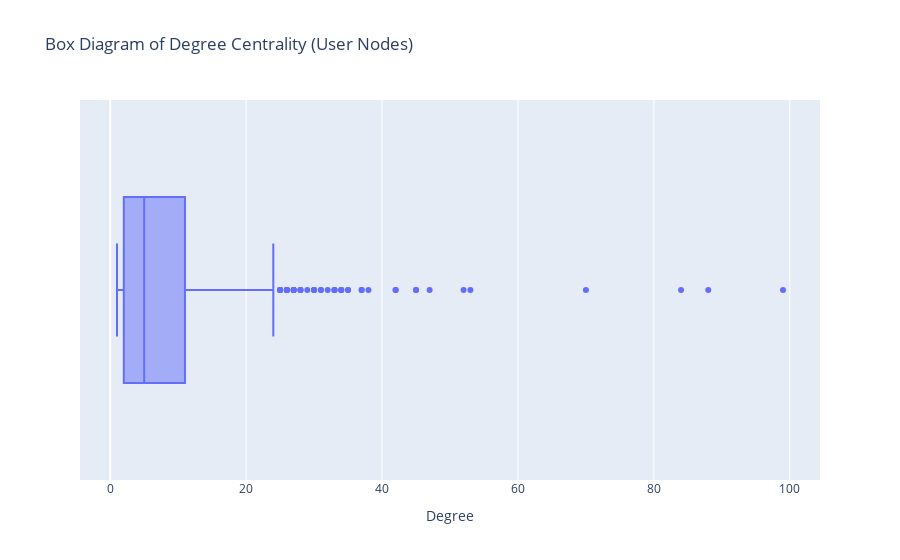

Notebook code cell kept with this figure:
### Markdown cell above
<br>

### Degree Distribution
The distribution of degree measurements for both User and Topic nodes suggest that the Forum Network could be scale free. We will use the box plot and standard populations measures of dismemberment to evaluate the degree measures of centrality of each node type.

### Code cell
userDegree = nx.degree(B, user_nodes) 
user_degree_df = pd.DataFrame(userDegree, columns=['User','Degree'])

fig = px.box(user_degree_df, x='Degree', title="Box Diagram of Degree Centrality (User Nodes)")
fig.show()

### Figure 1 — Plotly figure (JSON) as saved in the notebook; plotly's stock layout.template omitted (floating-point values rounded to 4 significant figures; data arrays with more than 128 entries replaced by an {"elided": "..."} marker saying what was removed)
{"data": [{"alignmentgroup": "True", "hovertemplate": "Degree=%{x}<extra></extra>", "legendgroup": "", "marker": {"color": "#636efa"}, "name": "", "notched": false, "offsetgroup": "", "orientation": "h", "showlegend": false, "type": "box", "x": {"elided": "899 int values"}, "x0": " ", "xaxis": "x", "y0": " ", "yaxis": "y"}], "layout": {"autosize": true, "boxmode": "group", "legend": {"tracegroupgap": 0}, "title": {"text": "Box Diagram of Degree Centrality (User Nodes)"}, "xaxis": {"anchor": "y", "autorange": true, "domain": [0, 1], "range": [-4.444, 104.4], "title": {"text": "Degree"}, "type": "linear"}, "yaxis": {"anchor": "x", "autorange": true, "domain": [0, 1], "range": [-0.5, 0.5], "type": "category"}}}
